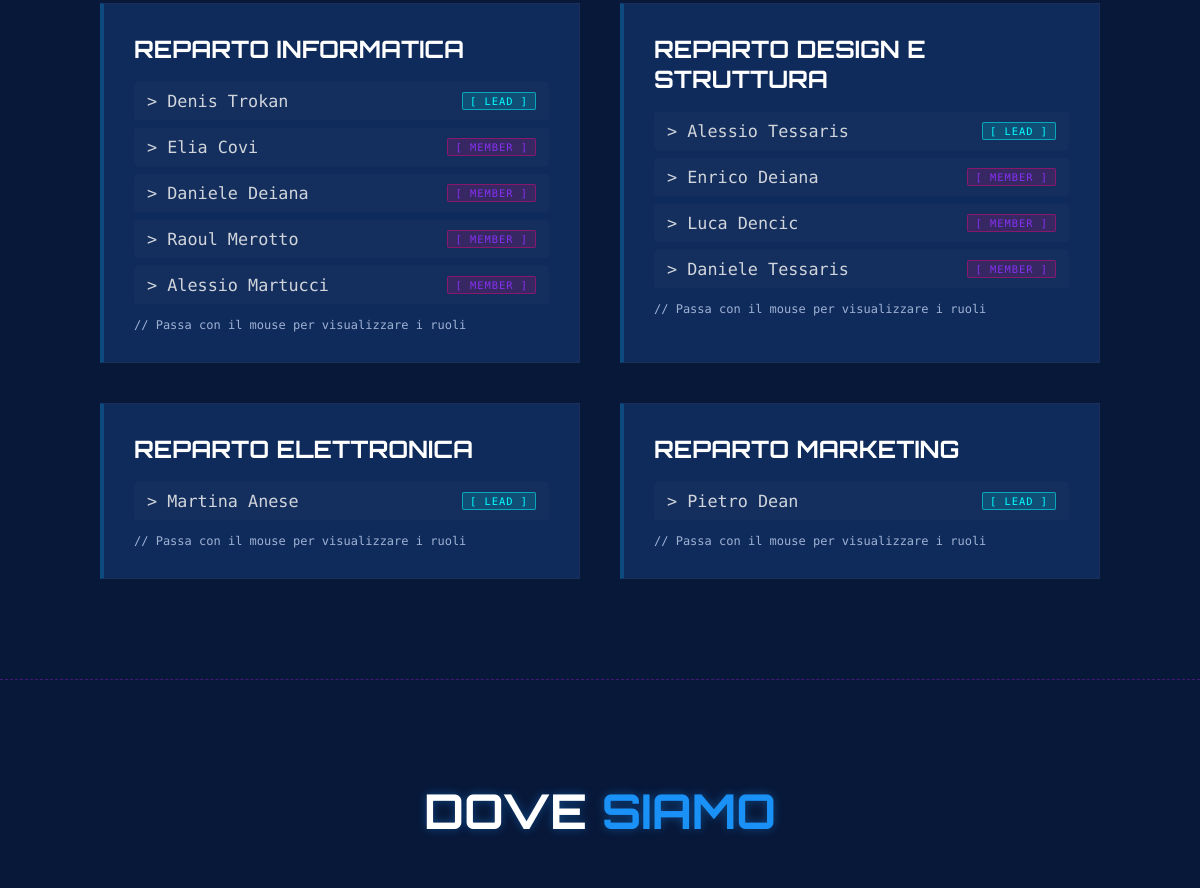
The app's page / (middle part), older data.
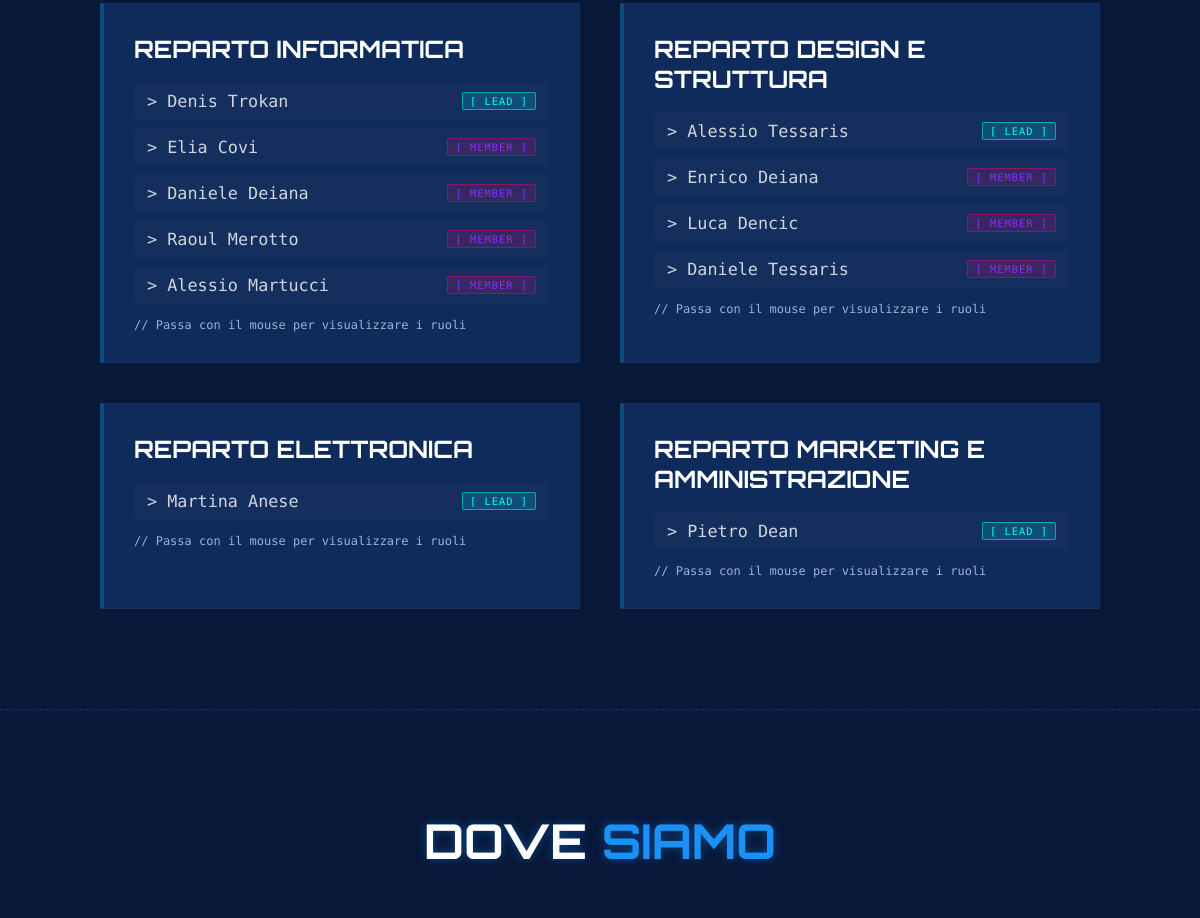
The same page, newer data.
### app.py (models this page shows)
class TeamMember(db.Model):
    id = db.Column(db.Integer, primary_key=True)
    name = db.Column(db.String(100), nullable=False)
    persona = db.Column(db.String(100), nullable=True)
    role = db.Column(db.String(200), nullable=True)
    department = db.Column(db.String(100), nullable=True)
    order_num = db.Column(db.Integer, default=0)
    manager_id = db.Column(db.Integer, db.ForeignKey('team_member.id'), nullable=True)
    subordinates = db.relationship('TeamMember', backref=db.backref('manager', remote_side=[id]))

### app.py (the view)
@app.route('/')
def index():
    leaders = TeamMember.query.filter_by(manager_id=None).order_by(TeamMember.order_num).all()
    projects = Project.query.order_by(Project.order_num).all()
    return render_template('index.html', leaders=leaders, projects=projects)

### templates/index.html (shortened to what this page needs)
<!DOCTYPE html>
<html lang="it">
<head>
    <link rel="stylesheet" href="{{ url_for('static', filename='css/style.css') }}">
</head>
<body>
    <main id="main-content">
    <section class="team-section reveal" id="team">
        <div class="team-grid">
            {% for leader in leaders %}
            {% set dept_name = leader.department if leader.department else "TEAM MEMBER" %}
            <div class="project-card team-card">
                <div class="card-content">
                    <h3 class="card-title">{{ dept_name }}</h3>
                    <div class="team-members-list">
                        <div class="member-item" tabindex="0">
                            <div class="member-header">
                                <span class="member-name">&gt; {{ leader.name }}</span>
                                <span class="member-tag lead">[ LEAD ]</span>
                            </div>
                        </div>
                        {% if leader.subordinates %}
                            {% for sub in leader.subordinates %}
                            <div class="member-item" tabindex="0">
                                <div class="member-header">
                                    <span class="member-name">&gt; {{ sub.name }}</span>
                                    <span class="member-tag">[ MEMBER ]</span>
                                </div>
                            </div>
                            {% endfor %}
                        {% endif %}
                    </div>
                    <div class="card-hint">
                        <span>// Passa con il mouse per visualizzare i ruoli</span>
                    </div>
                </div>
            </div>
            {% endfor %}
        </div>
    </section>
    <section class="location-section reveal" id="location">
        <h2 class="section-title neon-text">DOVE <span class="cyan">SIAMO</span></h2>
    </section>
    </main>
</body>
</html>

Row changes from the older to the newer data that the page shows:
changed TeamMember "Pietro Dean": department "REPARTO MARKETING" → "REPARTO MARKETING E AMMINISTRAZIONE"
